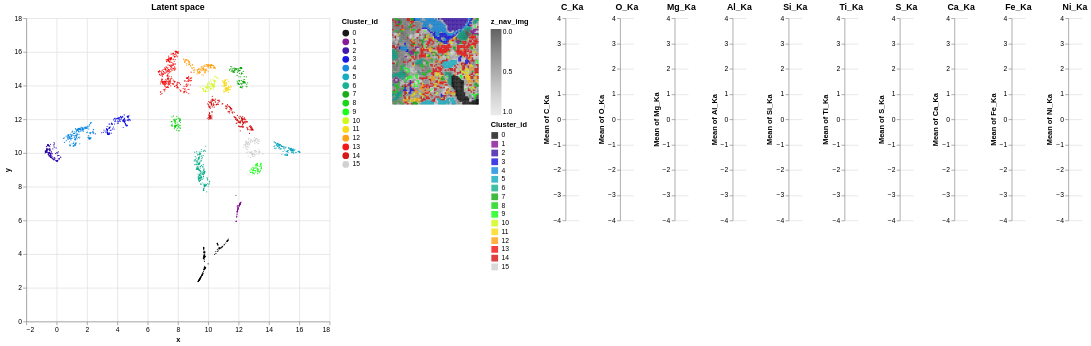

Notebook code cell kept with this figure:
### Code cell
gui.check_latent_space(ps=ps_hdb,show_map=True,ratio_to_be_shown=1.0)

### Figure 1 — Vega-Lite specification as saved in the notebook (floating-point values rounded to 4 significant figures; data arrays with more than 128 entries replaced by an {"elided": "..."} marker saying what was removed)
{"config": {"view": {"continuousWidth": 300, "continuousHeight": 300, "strokeWidth": 0}}, "hconcat": [{"data": {"name": "data-09a1903c4a87b4a426166dfd47b629e9"}, "mark": {"type": "circle", "size": 3}, "encoding": {"color": {"field": "Cluster_id", "scale": {"domain": [0, 1, 2, 3, 4, 5, 6, 7, 8, 9, 10, 11, 12, 13, 14, 15], "range": ["#000000", "#7c008d", "#2d00a4", "#0000dd", "#0082dd", "#00a4bb", "#00aa87", "#00a400", "#00d100", "#00ff00", "#cbf900", "#f9d700", "#ff9900", "#f30000", "#d10000", "#cccccc"]}, "type": "nominal"}, "opacity": {"condition": {"param": "param_1", "value": 0.9}, "value": 0.1}, "tooltip": [{"field": "Cluster_id", "type": "nominal"}, {"field": "x", "format": ",.2f", "type": "quantitative"}, {"field": "y", "format": ",.2f", "type": "quantitative"}], "x": {"field": "x", "type": "quantitative"}, "y": {"field": "y", "type": "quantitative"}}, "height": 450, "name": "view_2", "title": {"text": "Latent space"}, "width": 450}, {"layer": [{"data": {"name": "data-c6d3e8bcdc2a61eac0fffeed907ec2c2"}, "mark": {"type": "square", "size": 6}, "encoding": {"color": {"field": "z_nav_img", "scale": {"domain": [1.0, 0.0], "scheme": "greys"}, "type": "quantitative"}, "x": {"axis": null, "field": "x_nav_img", "type": "ordinal"}, "y": {"axis": null, "field": "y_nav_img", "type": "ordinal"}}}, {"data": {"name": "data-09a1903c4a87b4a426166dfd47b629e9"}, "mark": {"type": "square", "size": 5}, "encoding": {"color": {"field": "Cluster_id", "scale": {"domain": [0, 1, 2, 3, 4, 5, 6, 7, 8, 9, 10, 11, 12, 13, 14, 15], "range": ["#000000", "#7c008d", "#2d00a4", "#0000dd", "#0082dd", "#00a4bb", "#00aa87", "#00a400", "#00d100", "#00ff00", "#cbf900", "#f9d700", "#ff9900", "#f30000", "#d10000", "#cccccc"]}, "type": "nominal"}, "opacity": {"condition": {"param": "param_1", "value": 0.75}, "value": 0}, "x": {"axis": null, "field": "x_id", "type": "ordinal"}, "y": {"axis": null, "field": "y_id", "type": "ordinal"}}, "name": "view_1"}], "height": 128, "width": 128}, {"hconcat": [{"mark": {"type": "bar"}, "encoding": {"y": {"aggregate": "mean", "field": "C_Ka", "scale": {"domain": [-4, 4]}, "type": "quantitative"}}, "title": {"text": "C_Ka"}, "transform": [{"filter": {"param": "param_1"}}]}, {"mark": {"type": "bar"}, "encoding": {"y": {"aggregate": "mean", "field": "O_Ka", "scale": {"domain": [-4, 4]}, "type": "quantitative"}}, "title": {"text": "O_Ka"}, "transform": [{"filter": {"param": "param_1"}}]}, {"mark": {"type": "bar"}, "encoding": {"y": {"aggregate": "mean", "field": "Mg_Ka", "scale": {"domain": [-4, 4]}, "type": "quantitative"}}, "title": {"text": "Mg_Ka"}, "transform": [{"filter": {"param": "param_1"}}]}, {"mark": {"type": "bar"}, "encoding": {"y": {"aggregate": "mean", "field": "Al_Ka", "scale": {"domain": [-4, 4]}, "type": "quantitative"}}, "title": {"text": "Al_Ka"}, "transform": [{"filter": {"param": "param_1"}}]}, {"mark": {"type": "bar"}, "encoding": {"y": {"aggregate": "mean", "field": "Si_Ka", "scale": {"domain": [-4, 4]}, "type": "quantitative"}}, "title": {"text": "Si_Ka"}, "transform": [{"filter": {"param": "param_1"}}]}, {"mark": {"type": "bar"}, "encoding": {"y": {"aggregate": "mean", "field": "Ti_Ka", "scale": {"domain": [-4, 4]}, "type": "quantitative"}}, "title": {"text": "Ti_Ka"}, "transform": [{"filter": {"param": "param_1"}}]}, {"mark": {"type": "bar"}, "encoding": {"y": {"aggregate": "mean", "field": "S_Ka", "scale": {"domain": [-4, 4]}, "type": "quantitative"}}, "title": {"text": "S_Ka"}, "transform": [{"filter": {"param": "param_1"}}]}, {"mark": {"type": "bar"}, "encoding": {"y": {"aggregate": "mean", "field": "Ca_Ka", "scale": {"domain": [-4, 4]}, "type": "quantitative"}}, "title": {"text": "Ca_Ka"}, "transform": [{"filter": {"param": "param_1"}}]}, {"mark": {"type": "bar"}, "encoding": {"y": {"aggregate": "mean", "field": "Fe_Ka", "scale": {"domain": [-4, 4]}, "type": "quantitative"}}, "title": {"text": "Fe_Ka"}, "transform": [{"filter": {"param": "param_1"}}]}, {"mark": {"type": "bar"}, "encoding": {"y": {"aggregate": "mean", "field": "Ni_Ka", "scale": {"domain": [-4, 4]}, "type": "quantitative"}}, "title": {"text": "Ni_Ka"}, "transform": [{"filter": {"param": "param_1"}}]}], "data": {"name": "data-09a1903c4a87b4a426166dfd47b629e9"}}], "params": [{"name": "param_1", "select": {"type": "interval"}, "views": ["view_2", "view_1"]}, {"name": "param_2", "select": {"type": "interval", "on": "[mousedown[event.shiftKey], mouseup] > mousemove", "translate": "[mousedown[event.shiftKey], mouseup] > mousemove!", "zoom": "wheel![event.shiftKey]"}, "bind": "scales", "views": ["view_2"]}], "resolve": {"legend": {"color": "independent"}}, "$schema": "https://vega.github.io/schema/vega-lite/v5.14.1.json", "datasets": {"data-09a1903c4a87b4a426166dfd47b629e9": {"elided": "4096 records"}, "data-c6d3e8bcdc2a61eac0fffeed907ec2c2": {"elided": "4096 records"}}}
